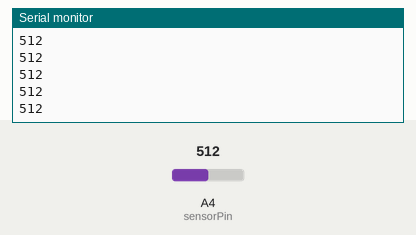
This sketch was run on a simulated Arduino Uno, built with avr-gcc and run on an emulated ATmega328P. On the bench: the last lines printed to the serial monitor. The test bench sets the inputs (shaded band); at power-on: A4 (sensorPin) = 512.

Above: at 1.2 s.
1.3 s: A4 (sensorPin) set to 716
At 1.8 s:
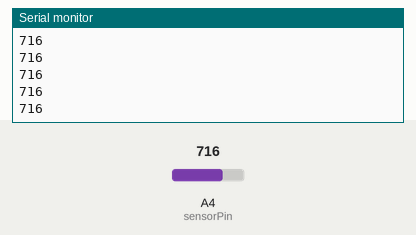
2.8 s: A4 (sensorPin) set to 900
At 3.5 s:
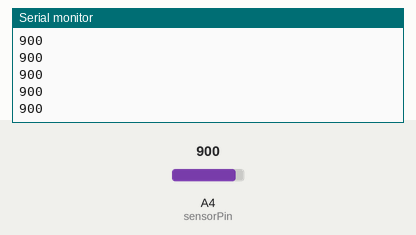
Timing chart, 0 to 5.8 s (numbered marks = the images above; inputs shaded):
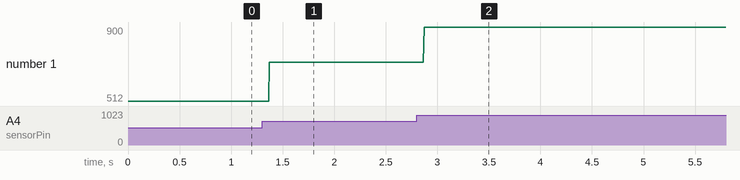

Measured:
- after the input at 1.3 s, the serial monitor: prints a new line after 0.07 s (image 1)
- after the input at 2.8 s, the serial monitor: prints a new line after 0.07 s (image 2)
- plotted number 1: 512 → 716 after the input at 1.3 s, 716 → 900 after the input at 2.8 s

The sketch:

Microphone_Sound_Sensor.ino
```cpp
//SOUND MONITOR for the classroom
/*
Microphone Sound Sensor Code

Wiring

Sensor      Arduino
- ---------> GND
+ ---------> 5V
AO --------> Analog Pin 4

*/


int sensorPin = 4;    //Microphone Sensor Pin
int sensorValue = 0;

void setup() {
  Serial.begin(9600);
}

void loop() {
  // read the value from the sensor:
  sensorValue = analogRead(sensorPin);
  Serial.println(sensorValue);

  //delay(1000);

  //If you feel that the sensor values on the serial monitor
  //are going by too quickly for you to read, you can make it
  //so that the values only show up on the serial monitor
  //if you make a noise.  You can replace
  //Serial.println(sensorValue);
  //with:
  //if (sensorValue < 509){
    //Serial.println(sensorValue);
  //}
}
```
